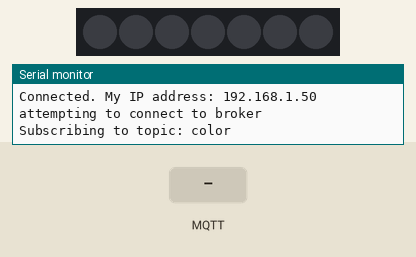
This sketch was run on a simulated Arduino Uno WiFi Rev2. Parts: 7 RGB LEDs in strip order, left to right, the last lines printed to the serial monitor. The inputs (shaded band) are chosen by the test bench. Dim RGB values are drawn brighter than linear; WiFi joins after 1.5 s; servers stay silent unless stated; no MQTT or app messages arrive unless stated; not simulated (calls return 0 or success): arduino_secrets.h.

Above: at 4.7 s.
4.8 s: MQTT message "5" arrives on the first subscribed topic
At 8.8 s:
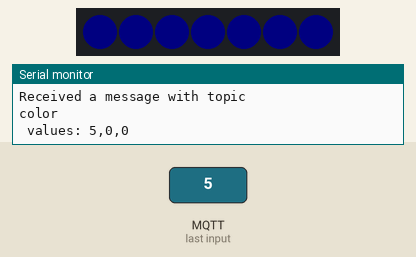
Timing chart, 0 to 10.3 s (numbered marks = the images above; inputs shaded):
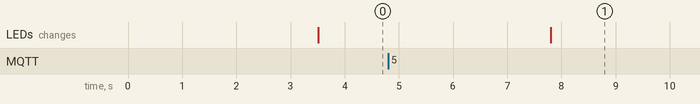

The sketch:

MqttClientNeoPixel.ino
```cpp
/*
  MQTT NeoPixel Client

  This sketch shows how to control NeoPixels with MQTT.
  It expects a comma-separated string of values for red, green, and blue
  in the incoming topic. When it gets that, it uses the values to
  change the color of the strip.

  This sketch uses https://public.cloud.shiftr.io as the MQTT broker, but others will work as well.
  See https://tigoe.github.io/mqtt-examples/#broker-client-settings for connection details.

  The circuit:
  * NeoPixels attached to pin 5

Libraries used:
  * http://librarymanager/All#WiFiNINA or
  * http://librarymanager/All#WiFi101
  * http://librarymanager/All#ArduinoMqttClient
  * http://librarymanager/All#Adafruit_NeoPixel

  the arduino_secrets.h file:
  #define SECRET_SSID ""    // network name
  #define SECRET_PASS ""    // network password
  #define SECRET_MQTT_USER "public" // broker username
  #define SECRET_MQTT_PASS "public" // broker password

  created 11 June 2020
  updated 25 Feb 2023
  by Tom Igoe
*/


#include <WiFiNINA.h>  // use this for Nano 33 IoT, MKR1010, Uno WiFi
// #include <WiFi101.h>    // use this for MKR1000
#include <ArduinoMqttClient.h>
#include <Adafruit_NeoPixel.h>
#include "arduino_secrets.h"

// initialize WiFi connection as SSL:
WiFiSSLClient wifi;
MqttClient mqttClient(wifi);

const int neoPixelPin = 5;  // control pin
const int pixelCount = 7;   // number of pixels

// set up NeoPixels:
Adafruit_NeoPixel strip = Adafruit_NeoPixel(pixelCount, neoPixelPin, NEO_GRBW + NEO_KHZ800);

// details for MQTT client:
char broker[] = "public.cloud.shiftr.io";
int port = 8883;
char topic[] = "color";
String clientID = "neoPixelClient-";

// intensity of LED:
int intensity = 0;

void setup() {
  // initialize serial:
  Serial.begin(9600);
  // wait for serial monitor to open:
  if (!Serial) delay(3000);
  // connect to WiFi:
  connectToNetwork();
  // make the clientID unique by adding the last three digits of the MAC address:
  byte mac[6];
  WiFi.macAddress(mac);
  for (int i = 0; i < 3; i++) {
    clientID += String(mac[i], HEX);
  }
  // set the credentials for the MQTT client:
  mqttClient.setId(clientID);
  // if needed, login to the broker with a username and password:
  mqttClient.setUsernamePassword(SECRET_MQTT_USER, SECRET_MQTT_PASS);
  // initialize the NeoPixels:
  strip.begin();
}

void loop() {
  //if you disconnected from the network, reconnect:
  if (WiFi.status() != WL_CONNECTED) {
    connectToNetwork();
    // skip the rest of the loop until you are connected:
    return;
  }

  // if not connected to the broker, try to connect:
  if (!mqttClient.connected()) {
    Serial.println("attempting to connect to broker");
    connectToBroker();
  }
  // poll for new messages from the broker:
  mqttClient.poll();
}

boolean connectToBroker() {
  // if the MQTT client is not connected:
  if (!mqttClient.connect(broker, port)) {
    // print out the error message:
    Serial.print("MOTT connection failed. Error no: ");
    Serial.println(mqttClient.connectError());
    // return that you're not connected:
    return false;
  }

  // set the message receive callback:
  mqttClient.onMessage(onMqttMessage);
  // subscribe to a topic and all subtopics:
  Serial.print("Subscribing to topic: ");
  Serial.println(topic);
  mqttClient.subscribe(topic);

  // once you're connected, you
  // return that you're connected:
  return true;
}

void onMqttMessage(int messageSize) {
  // initialize variables for red, green, blue:
  int r, g, b = 0;
  // we received a message, print out the topic and contents
  Serial.println("Received a message with topic ");
  Serial.println(mqttClient.messageTopic());
  Serial.print(" values: ");
  // read the incoming message as a comma-separated string of values:
  while (mqttClient.available()) {
    int r = mqttClient.parseInt();
    int g = mqttClient.parseInt();
    int b = mqttClient.parseInt();
    Serial.print(r);
    Serial.print(",");
    Serial.print(g);
    Serial.print(",");
    Serial.println(b);
    // fill the strip with color:
    strip.fill(r, g, b);
    // update the strip:
    strip.show();
  }
}

void connectToNetwork() {
  // try to connect to the network:
  while (WiFi.status() != WL_CONNECTED) {
    Serial.println("Attempting to connect to: " + String(SECRET_SSID));
    //Connect to WPA / WPA2 network:
    WiFi.begin(SECRET_SSID, SECRET_PASS);
    delay(2000);
  }
  // print IP address once connected:
  Serial.print("Connected. My IP address: ");
  Serial.println(WiFi.localIP());
}
```

Measured:
- after the input at 4.8 s, the LEDs: change after 3.0 s (image 1)
